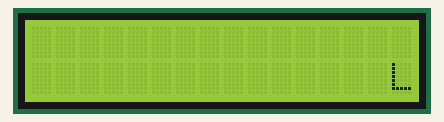
Recording of a sketch running on a simulated Arduino Uno, built with avr-gcc and run on an emulated ATmega328P. On the bench: 16×2 character LCD. Random numbers use the default seed unless the sketch sets one; what the sketch prints to the serial monitor is not drawn.

Above: at 5.06 s.
At 8.9 s:
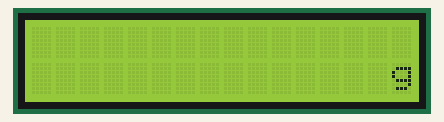
At 11.42 s:
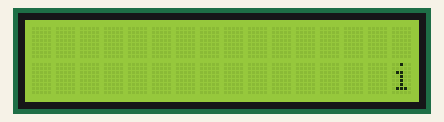
At 18.9 s:
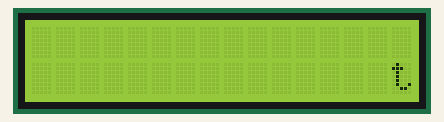
At 27.4 s:
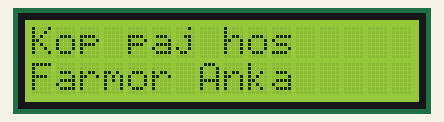
At 37.4 s:
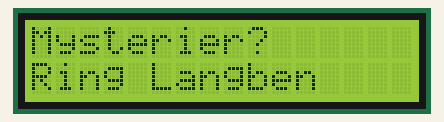

The sketch:

ReklamSkyltArduino2.0.ino
```cpp
// Visual Micro is in vMicro>General>Tutorial Mode
#include <LiquidCrystal.h>
const int rs = 12, en = 11, d4 = 5, d5 = 4, d6 = 3, d7 = 2;

LiquidCrystal lcd(rs, en, d4, d5, d6, d7);
int Li = 16;
int Lii = 0;

typedef struct
{
  char name[15];
  char messages[3][30];

} CUSTOMER;

CUSTOMER lista[5];

bool notSame[5] = {1, 1, 1, 1, 1};

void setup()
{
  Serial.begin(9600);
  start();
  lcd.begin(16, 2);
}
void start() //den her startar upp alla customers och kors en gang i setup den legger even till alla i var lista som vi anvender i winner().
{
  CUSTOMER harry;
  strcpy(harry.name, "Hederlige Harrys Bilar");
  //harry.money = 5000;
  strcpy(harry.messages[0], "Kop bil hos Harry");
  strcpy(harry.messages[1], "En god bilaffer\n(for Harry!)");
  strcpy(harry.messages[2], "Hederlige\nHarrys Bilar");

  CUSTOMER farmor;
  strcpy(farmor.name, "Farmor Ankas Pajer AB");
  //farmor.money = 3000;
  strcpy(farmor.messages[0], "Kop paj hos \nFarmor Anka"); //Scroll
  strcpy(farmor.messages[1], "Skynda innan Marten etit alla pajer");//Text

  CUSTOMER petter;
  strcpy(petter.name, "Svarte Petters Svartbyggen");
  //petter.money = 1500;
  strcpy(petter.messages[0], "Lat Petter bygga at dig"); //jemna minuter scroll
  strcpy(petter.messages[1], "Bygga svart? \nRing Petter"); //ojemna minuter

  CUSTOMER langben;
  //langben.money = 4000;
  strcpy(langben.name, "Langbens detektivbyra");
  strcpy(langben.messages[0], "Mysterier? \nRing Langben");
  strcpy(langben.messages[1], "Langben fixar \nbiffen");

  CUSTOMER self;
  //self.money = 1000;
  strcpy(self.name, "Oss sjelva");
  strcpy(self.messages[0], "Synas her? #IoT:s Reklambyra");

  lista[0] = self;
  lista[1] = petter;
  lista[2] = farmor;
  lista[3] = langben;
  lista[4] = harry;
}
void DisplayDelay()
{
  delay(10000);
}
void DisplaySelf()
{
  lcd.setCursor(3, 0);
  lcd.print("Synas Her?");
  for (int i = 0; i < 67; i++)
  {
    lcd.print(ScrollLeft("#Camilos Reklambyra :D"));
    delay(300);
  }
  lcd.clear();
}
String ScrollLeft(String str_display)
{
  lcd.setCursor(15, 1);
  String result;
  String str_process = "                " + str_display + "                ";
  result = str_process.substring(Li, Lii);
  Li++;
  Lii++;
  Serial.println(Li);
  Serial.println(Lii);
  if (Li > str_process.length())
  {
    Li = 16;
    Lii = 0;
  }
  return result;
}
void BlinkText(String message)
{
  for (int i = 0; i < 20; i++)
  {
    if (message.length() > 16)
    {
      lcd.setCursor(0, 0);
      int counter = 0;
      for (int i = 0; i < 16; i++)
      {
        if (message[i] == '\n')
        {
          break;
        }
        lcd.print(message[i]);
        counter ++;
      }
      lcd.setCursor(0, 1);
      for (int i = counter + 1; i < message.length(); i++)
      {
        lcd.print(message[i]);
      }
      delay(500);
      lcd.clear();
      delay(500);
    }
  }
}
void DisplayText(String message)
{
  if (message.length() > 16)
  {
    lcd.setCursor(0, 0);
    int counter = 0;
    for (int i = 0; i < 16; i++)
    {
      if (message[i] == '\n')
      {
        break;
      }
      lcd.print(message[i]);
      counter ++;
    }
    lcd.setCursor(0, 1);
    for (int i = counter + 1; i < message.length(); i++)
    {
      lcd.print(message[i]);
    }
  }
  else
  {
    lcd.print(message);
  }
  DisplayDelay();
  lcd.clear();
}
void GetHarrys()//det her er en mall for hur vi ska hemta messages fran varje customer. Vi ska gora en san her for varje customer
{
  int randomIndex = random(0, 3);//det her er for att vi har 5 mojliga messages i var struct.
  String getMessage = lista[4].messages[randomIndex];
  //strcpy(getMessage, lista[4].messages[randomIndex]);
  switch (randomIndex + 1)
  {
    case 1:
      for (int i = 0; i < getMessage.length() + 67; i++)
      {
        lcd.print(ScrollLeft(getMessage));
        delay(300);
      }
      lcd.clear();
      break;
    case 2:
      DisplayText(getMessage);
      break;
    case 3:
      BlinkText(getMessage);
      break;
  }
}
void GetFarmor()
{
  int randomIndex = random(0, 2); //det her er for att vi har 5 mojliga messages i var struct.
  String getMessage = lista[2].messages[randomIndex];
  //strcpy(getMessage, lista[2].messages[randomIndex]);
  switch (randomIndex + 1)
  {
    case 1:
      DisplayText(getMessage);
      break;
    case 2:
      for (int i = 0; i < (getMessage.length() + 67); i++)
      {
        lcd.print(ScrollLeft(getMessage));
        delay(300);
      }
      lcd.clear();
      break;
  }
}
void GetPetter()
{
  int minute = random(0, 61);
  if (minute % 2 == 0)
  {
    String getMessage = lista[1].messages[0];
    //strcpy(getMessage, lista[1].messages[0]);
    for (int i = 0; i < getMessage.length() + 67; i++)
    {
      lcd.print(ScrollLeft(getMessage));
      delay(300);
    }
    lcd.clear();
  }
  else
  {
    String getMessage = lista[1].messages[1];
    //strcpy(getMessage, lista[1].messages[1]);
    DisplayText(getMessage);
  }
}
void GetLangben()
{
  int hour = random(0, 24);
  if (hour >= 6 && hour < 17)
  {
    String getMessage = lista[3].messages[0];
    //strcpy(getMessage, lista[3].messages[0]);
    DisplayText(getMessage);
  }
  else
  {
    String getMessage = lista[3].messages[1];
    //strcpy(getMessage, lista[3].messages[1]);
    DisplayText(getMessage);
  }
}
void GetSelf()
{
  String getMessage = lista[0].messages[0];
  //strcpy(getMessage, lista[0].messages[0]);
  DisplayText(getMessage);
}
void winner() // den her veljer ut en vinnare och setter var winningCustomer som det index i listan som vi tilldelade innan..
{
  int randNum = random(0, (14501));
  if (randNum <= 1000)
  {
    if (notSame[0])
    {
      DisplaySelf();
      char selfArray[5] = {0, 1, 1, 1, 1};
      memcpy(notSame, selfArray, 5);
    }
  }
  else if (randNum > 1000 && randNum <= 2500)
  {
    if (notSame[1])
    {
      GetPetter();
      char petterArray[5] = {1, 0, 1, 1, 1};
      memcpy(notSame, petterArray, 5);
    }
  }
  else if (randNum > 2500 && randNum <= 5500)
  {
    if (notSame[2])
    {
      GetFarmor();
      char farmorArray[5] = {1, 1, 0, 1, 1};
      memcpy(notSame, farmorArray, 5);
    }
  }
  else if (randNum > 5500 && randNum <= 9500)
  {
    if (notSame[3])
    {
      GetLangben();
      char langbenArray[5] = {1, 1, 1, 0, 1};
      memcpy(notSame, langbenArray, 5);
    }
  }
  else
  {
    if (notSame[4])
    {
      GetHarrys();
      char harryArray[5] = {1, 1, 1, 1, 0};
      memcpy(notSame, harryArray, 5);
    }
  }
}
// Add the main program code into the continuous loop() function
void loop()
{
  winner();
}
```

Measured:
- what the display in image 1 shows lasts 0.7 s, from 8.8 s to 9.5 s
- what the display in image 4 shows lasts 10.0 s, from 27.3 s to 37.3 s
